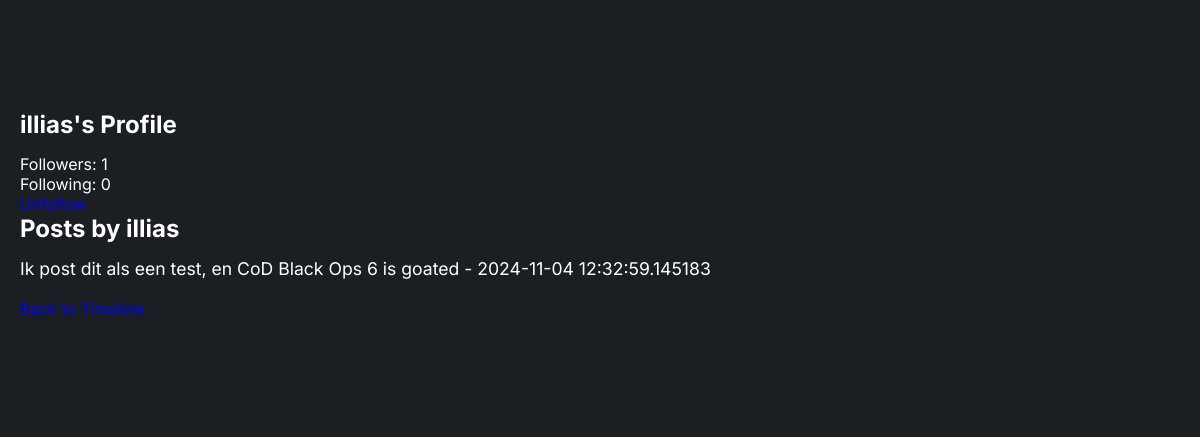
The app's page /profile/illias (signed in) with its own data.
### app/models.py (models this page shows, shortened)
class User(db.Model, UserMixin):
    id = db.Column(db.Integer, primary_key=True)
    username = db.Column(db.String(50), unique=True, nullable=False)
    password_hash = db.Column(db.String(128), nullable=False)
    followed = db.relationship(
        'User', secondary=followers,
        primaryjoin=(followers.c.follower_id == id),
        secondaryjoin=(followers.c.followed_id == id),
        backref=db.backref('followers', lazy='dynamic'), lazy='dynamic'
    )
    def is_following(self, user):
        return self.followed.filter(followers.c.followed_id == user.id).count() > 0

class Post(db.Model):
    id = db.Column(db.Integer, primary_key=True)
    username = db.Column(db.String(50), nullable=False)
    content = db.Column(db.String(280), nullable=False)
    timestamp = db.Column(db.DateTime, default=datetime.utcnow)
    like_count = db.Column(db.Integer, default=0)
    topics = db.Column(db.String(200))
    comments = db.relationship('Comment', backref='post', cascade="all, delete-orphan")

### app/routes.py (the view)
@main.route('/profile/<string:username>')
def view_profile(username):
    user = User.query.filter_by(username=username).first_or_404()
    user_posts = Post.query.filter_by(username=user.username).order_by(Post.timestamp.desc()).all()  # Fetch the user's posts
    return render_template('profile.html', user=user, posts=user_posts)

### app/__init__.py (called while the page is built)
def create_app():
    app = Flask(__name__)
    app.config['SECRET_KEY'] = 'your_secret_key'
    app.config['SQLALCHEMY_DATABASE_URI'] = 'sqlite:///site.db'
    db.init_app(app)
    migrate.init_app(app, db)
    bcrypt.init_app(app)
    login_manager.init_app(app)
    login_manager.login_view = 'main.login'
    login_manager.login_message_category = 'info'
    from .routes import main
    app.register_blueprint(main)
    from .models import User
    @login_manager.user_loader
    def load_user(user_id):
        return User.query.get(int(user_id))
    return app

### app/templates/profile.html (shortened to what this page needs)
<!DOCTYPE html>
<html lang="en">
  <head>
    <link rel="stylesheet" href="{{ url_for('static', filename='stylesheet.css') }}" />
    <link href="https://cdn.jsdelivr.net/npm/remixicon@4.3.0/fonts/remixicon.css" rel="stylesheet" />
  </head>
  <body>
    <section class="account-details">
        <h1>{{ user.username }}'s Profile</h1>
        <p>Followers: {{ user.followers.count() }}</p>
        <p>Following: {{ user.followed.count() }}</p>
        {% if user != current_user %}
            {% if current_user.is_following(user) %}
                <a href="{{ url_for('main.unfollow', user_id=user.id) }}" class="btn">Unfollow</a>
            {% else %}
                <a href="{{ url_for('main.follow', user_id=user.id) }}" class="btn">Follow</a>
            {% endif %}
        {% endif %}
        <h2>Posts by {{ user.username }}</h2>
        <ul>
            {% for post in posts %}
                <li>{{ post.content }} - {{ post.timestamp }}</li>
            {% endfor %}
        </ul>
      <a href="{{ url_for('main.home') }}">Back to Timeline</a>
    </section>
  </body>
</html>

### app/static/stylesheet.css (style rules this page uses)
* { padding: 0; margin: 0; box-sizing: border-box; font-family: "Inter", sans-serif; text-decoration: none; list-style: none; scroll-behavior: smooth; }
:root { --text-color: #fff; --bg-color: #1b1f24; --secong-bg-color: #22282f; --third-bg-color: #2d343f; --main-color: #359381; --second-color: #c3cad5; --tertiary-color: #93dfd5; --h1-font: 4.5rem; --h2-font: 2.9rem; --p-font: 1rem; }
body { color: var(--text-color); background: var(--bg-color); overflow-x: hidden; }
section { padding: 110px 16% 90px; background: var(--bg-color); }
.account-details { width: 75%; padding-right: 20px; padding-left: 20px; }
.account-details h1, .account-details h2 { margin-bottom: 15px; }
.account-details ul { list-style: none; margin-bottom: 20px; }
.account-details ul li { margin-bottom: 10px; font-size: 1.1rem; }

### records on screen
User: username "illias"
Post: content "Ik post dit als een test, en CoD Black Ops 6 is goated", timestamp "2024-11-04 12:32:59.145183"

### other values on screen
{{ user.followers.count() }} "1"
{{ user.followed.count() }} "0"
